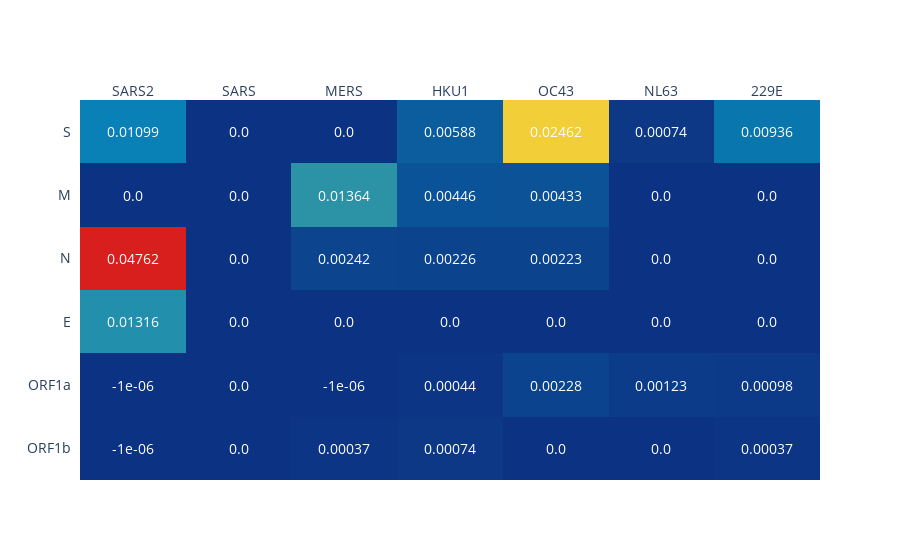

Notebook code for this chart:
### Code cell
import plotly.figure_factory as ff

# Z is formatted as follows: SARS2 value, SARS, MERS... etc for ORF1b
# " " for ORF1a
# " " for E
# " " for N
# " " for M
# " " for S

def return_rounded():
    pass


z = [[-0.000001, 0.0, 0.00037, 0.00074, 0.0, 0.0, 0.00037],  # all ORF1b values
     [-0.000001, 0.0, -0.000001, 0.00044, 0.00228, 0.00123, 0.00098], # ORF1a
     [0.01316, 0.0, 0.0, 0.0, 0.0, 0.0, 0.0], #E
    [0.04762, 0.0, 0.00242, 0.00226, 0.00223, 0.0, 0.0], #N
     [0.0, 0.0, 0.01364, 0.00446, 0.00433, 0.0, 0.0], #M
     [0.01099, 0.0, 0.0, 0.00588, 0.02462, 0.00074, 0.00936]] #all spike values


x = ['SARS2', 'SARS', 'MERS', "HKU1", "OC43", "NL63", "229E"]
y = ["ORF1b","ORF1a", "E", 'N', 'M', 'S']

#fig = ff.create_annotated_heatmap(z, x=x, y=y, annotation_text=z_text, colorscale='Viridis')
fig = ff.create_annotated_heatmap(z, x=x, y=y, colorscale='Portland')
#fig.text(0.5, 0.93, "This is my Title", horizontalalignment='center', fontproperties=font2)
# https://plotly.com/python/figure-labels/

fig.update_layout(
    font=dict(
        size=14
    )
)
fig.write_image("meme_heatmap_v2.png")
fig.show()

### Figure 1 — Plotly figure (JSON) as saved in the notebook; plotly's stock layout.template omitted (floating-point values rounded to 4 significant figures)
{"data": [{"colorscale": [[0, "rgb(12,51,131)"], [0.25, "rgb(10,136,186)"], [0.5, "rgb(242,211,56)"], [0.75, "rgb(242,143,56)"], [1, "rgb(217,30,30)"]], "reversescale": false, "showscale": false, "type": "heatmap", "x": ["SARS2", "SARS", "MERS", "HKU1", "OC43", "NL63", "229E"], "y": ["ORF1b", "ORF1a", "E", "N", "M", "S"], "z": [[-1e-06, 0, 0.00037, 0.00074, 0, 0, 0.00037], [-1e-06, 0, -1e-06, 0.00044, 0.00228, 0.00123, 0.00098], [0.01316, 0, 0, 0, 0, 0, 0], [0.04762, 0, 0.00242, 0.00226, 0.00223, 0, 0], [0, 0, 0.01364, 0.00446, 0.00433, 0, 0], [0.01099, 0, 0, 0.00588, 0.02462, 0.00074, 0.00936]]}], "layout": {"annotations": [{"font": {"color": "#FFFFFF"}, "showarrow": false, "text": "-1e-06", "x": "SARS2", "xref": "x", "y": "ORF1b", "yref": "y"}, {"font": {"color": "#FFFFFF"}, "showarrow": false, "text": "0.0", "x": "SARS", "xref": "x", "y": "ORF1b", "yref": "y"}, {"font": {"color": "#FFFFFF"}, "showarrow": false, "text": "0.00037", "x": "MERS", "xref": "x", "y": "ORF1b", "yref": "y"}, {"font": {"color": "#FFFFFF"}, "showarrow": false, "text": "0.00074", "x": "HKU1", "xref": "x", "y": "ORF1b", "yref": "y"}, {"font": {"color": "#FFFFFF"}, "showarrow": false, "text": "0.0", "x": "OC43", "xref": "x", "y": "ORF1b", "yref": "y"}, {"font": {"color": "#FFFFFF"}, "showarrow": false, "text": "0.0", "x": "NL63", "xref": "x", "y": "ORF1b", "yref": "y"}, {"font": {"color": "#FFFFFF"}, "showarrow": false, "text": "0.00037", "x": "229E", "xref": "x", "y": "ORF1b", "yref": "y"}, {"font": {"color": "#FFFFFF"}, "showarrow": false, "text": "-1e-06", "x": "SARS2", "xref": "x", "y": "ORF1a", "yref": "y"}, {"font": {"color": "#FFFFFF"}, "showarrow": false, "text": "0.0", "x": "SARS", "xref": "x", "y": "ORF1a", "yref": "y"}, {"font": {"color": "#FFFFFF"}, "showarrow": false, "text": "-1e-06", "x": "MERS", "xref": "x", "y": "ORF1a", "yref": "y"}, {"font": {"color": "#FFFFFF"}, "showarrow": false, "text": "0.00044", "x": "HKU1", "xref": "x", "y": "ORF1a", "yref": "y"}, {"font": {"color": "#FFFFFF"}, "showarrow": false, "text": "0.00228", "x": "OC43", "xref": "x", "y": "ORF1a", "yref": "y"}, {"font": {"color": "#FFFFFF"}, "showarrow": false, "text": "0.00123", "x": "NL63", "xref": "x", "y": "ORF1a", "yref": "y"}, {"font": {"color": "#FFFFFF"}, "showarrow": false, "text": "0.00098", "x": "229E", "xref": "x", "y": "ORF1a", "yref": "y"}, {"font": {"color": "#FFFFFF"}, "showarrow": false, "text": "0.01316", "x": "SARS2", "xref": "x", "y": "E", "yref": "y"}, {"font": {"color": "#FFFFFF"}, "showarrow": false, "text": "0.0", "x": "SARS", "xref": "x", "y": "E", "yref": "y"}, {"font": {"color": "#FFFFFF"}, "showarrow": false, "text": "0.0", "x": "MERS", "xref": "x", "y": "E", "yref": "y"}, {"font": {"color": "#FFFFFF"}, "showarrow": false, "text": "0.0", "x": "HKU1", "xref": "x", "y": "E", "yref": "y"}, {"font": {"color": "#FFFFFF"}, "showarrow": false, "text": "0.0", "x": "OC43", "xref": "x", "y": "E", "yref": "y"}, {"font": {"color": "#FFFFFF"}, "showarrow": false, "text": "0.0", "x": "NL63", "xref": "x", "y": "E", "yref": "y"}, {"font": {"color": "#FFFFFF"}, "showarrow": false, "text": "0.0", "x": "229E", "xref": "x", "y": "E", "yref": "y"}, {"font": {"color": "#FFFFFF"}, "showarrow": false, "text": "0.04762", "x": "SARS2", "xref": "x", "y": "N", "yref": "y"}, {"font": {"color": "#FFFFFF"}, "showarrow": false, "text": "0.0", "x": "SARS", "xref": "x", "y": "N", "yref": "y"}, {"font": {"color": "#FFFFFF"}, "showarrow": false, "text": "0.00242", "x": "MERS", "xref": "x", "y": "N", "yref": "y"}, {"font": {"color": "#FFFFFF"}, "showarrow": false, "text": "0.00226", "x": "HKU1", "xref": "x", "y": "N", "yref": "y"}, {"font": {"color": "#FFFFFF"}, "showarrow": false, "text": "0.00223", "x": "OC43", "xref": "x", "y": "N", "yref": "y"}, {"font": {"color": "#FFFFFF"}, "showarrow": false, "text": "0.0", "x": "NL63", "xref": "x", "y": "N", "yref": "y"}, {"font": {"color": "#FFFFFF"}, "showarrow": false, "text": "0.0", "x": "229E", "xref": "x", "y": "N", "yref": "y"}, {"font": {"color": "#FFFFFF"}, "showarrow": false, "text": "0.0", "x": "SARS2", "xref": "x", "y": "M", "yref": "y"}, {"font": {"color": "#FFFFFF"}, "showarrow": false, "text": "0.0", "x": "SARS", "xref": "x", "y": "M", "yref": "y"}, {"font": {"color": "#FFFFFF"}, "showarrow": false, "text": "0.01364", "x": "MERS", "xref": "x", "y": "M", "yref": "y"}, {"font": {"color": "#FFFFFF"}, "showarrow": false, "text": "0.00446", "x": "HKU1", "xref": "x", "y": "M", "yref": "y"}, {"font": {"color": "#FFFFFF"}, "showarrow": false, "text": "0.00433", "x": "OC43", "xref": "x", "y": "M", "yref": "y"}, {"font": {"color": "#FFFFFF"}, "showarrow": false, "text": "0.0", "x": "NL63", "xref": "x", "y": "M", "yref": "y"}, {"font": {"color": "#FFFFFF"}, "showarrow": false, "text": "0.0", "x": "229E", "xref": "x", "y": "M", "yref": "y"}, {"font": {"color": "#FFFFFF"}, "showarrow": false, "text": "0.01099", "x": "SARS2", "xref": "x", "y": "S", "yref": "y"}, {"font": {"color": "#FFFFFF"}, "showarrow": false, "text": "0.0", "x": "SARS", "xref": "x", "y": "S", "yref": "y"}, {"font": {"color": "#FFFFFF"}, "showarrow": false, "text": "0.0", "x": "MERS", "xref": "x", "y": "S", "yref": "y"}, {"font": {"color": "#FFFFFF"}, "showarrow": false, "text": "0.00588", "x": "HKU1", "xref": "x", "y": "S", "yref": "y"}, {"font": {"color": "#FFFFFF"}, "showarrow": false, "text": "0.02462", "x": "OC43", "xref": "x", "y": "S", "yref": "y"}, {"font": {"color": "#FFFFFF"}, "showarrow": false, "text": "0.00074", "x": "NL63", "xref": "x", "y": "S", "yref": "y"}, {"font": {"color": "#FFFFFF"}, "showarrow": false, "text": "0.00936", "x": "229E", "xref": "x", "y": "S", "yref": "y"}], "font": {"size": 14}, "xaxis": {"dtick": 1, "gridcolor": "rgb(0, 0, 0)", "side": "top", "ticks": ""}, "yaxis": {"dtick": 1, "ticks": "", "ticksuffix": "  "}}}
